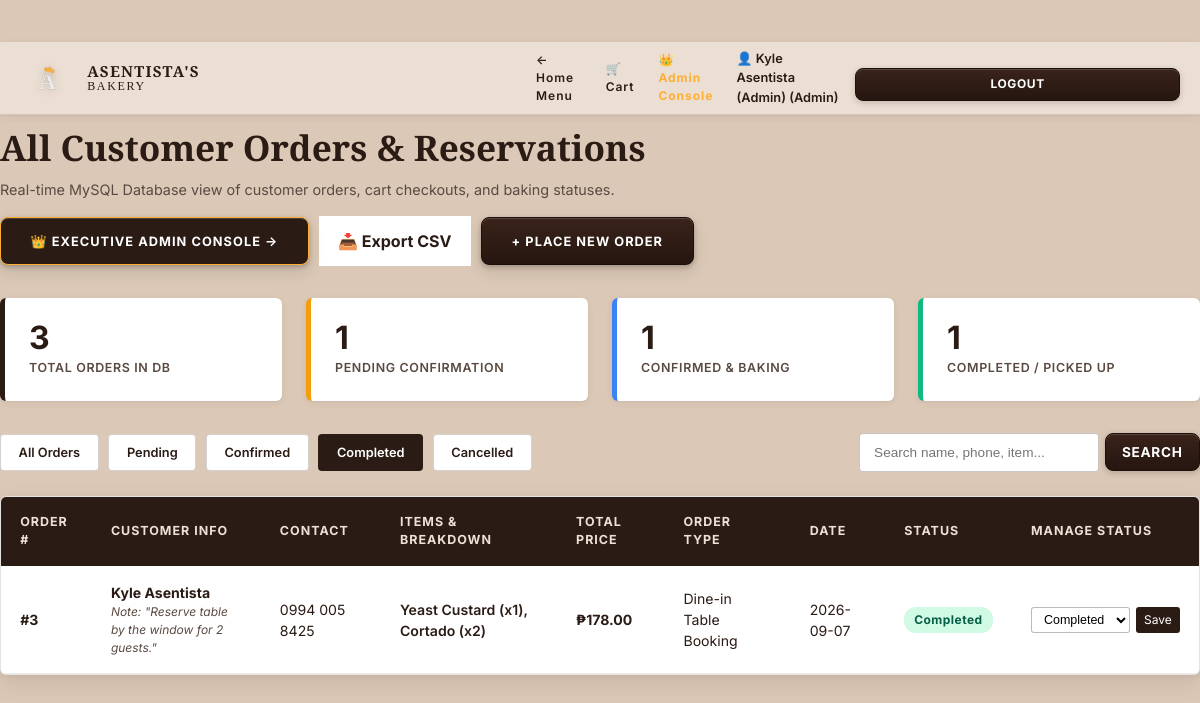
Page /User/dashboard.php?status=Completed (signed in) on the committed database.
### tables this page shows
CREATE TABLE `users` (
  `id` INT AUTO_INCREMENT PRIMARY KEY,
  `name` VARCHAR(100) NOT NULL,
  `email` VARCHAR(150) NOT NULL UNIQUE,
  `phone` VARCHAR(30) DEFAULT NULL,
  `password` VARCHAR(255) NOT NULL,
  `role` ENUM('admin', 'customer') DEFAULT 'customer',
  `created_at` TIMESTAMP DEFAULT CURRENT_TIMESTAMP,
  `updated_at` TIMESTAMP DEFAULT CURRENT_TIMESTAMP ON UPDATE CURRENT_TIMESTAMP
);

CREATE TABLE `orders` (
  `id` INT AUTO_INCREMENT PRIMARY KEY,
  `user_id` INT DEFAULT NULL,
  `customer_name` VARCHAR(100) NOT NULL,
  `customer_phone` VARCHAR(30) NOT NULL,
  `item_name` VARCHAR(255) NOT NULL,
  `item_price` DECIMAL(10,2) NOT NULL DEFAULT 0.00,
  `quantity` INT NOT NULL DEFAULT 1,
  `order_type` VARCHAR(50) NOT NULL DEFAULT 'In-Store Pickup',
  `reservation_date` DATE NOT NULL,
  `special_notes` TEXT DEFAULT NULL,
  `status` ENUM('Pending', 'Confirmed', 'Completed', 'Cancelled') NOT NULL DEFAULT 'Pending',
  `created_at` TIMESTAMP DEFAULT CURRENT_TIMESTAMP,
  `updated_at` TIMESTAMP DEFAULT CURRENT_TIMESTAMP ON UPDATE CURRENT_TIMESTAMP,
  CONSTRAINT `fk_orders_user` FOREIGN KEY (`user_id`) REFERENCES `users` (`id`) ON DELETE SET NULL ON UPDATE CASCADE
);

### database/function.php (called while the page is built, shortened)
<?php
require_once __DIR__ . '/validation.php';
function validateUserSession(?PDO $pdo = null) {
    $idleTimeoutSeconds = 1800;
    $userId = (int)$_SESSION['user_id'];
    if (!$pdo) {
        global $pdo;
    }
    if ($pdo) {
        try {
            $stmt = $pdo->prepare("SELECT id, name, email, phone, role, created_at FROM `users` WHERE id = :id LIMIT 1");
            $stmt->bindValue(':id', $userId, PDO::PARAM_INT);
            $stmt->execute();
            $user = $stmt->fetch();
            return $user;
        } catch (Exception $e) {
            error_log("Session DB Verification Error: " . $e->getMessage());
        }
    }
    return [
        'id'    => $_SESSION['user_id'],
        'name'  => $_SESSION['user_name'] ?? 'Guest',
        'email' => $_SESSION['user_email'] ?? '',
        'phone' => $_SESSION['user_phone'] ?? '',
        'role'  => $_SESSION['user_role'] ?? 'customer'
    ];
}
function isAdmin(?PDO $pdo = null) {
    $user = validateUserSession($pdo);
    return !empty($user) && isset($user['role']) && $user['role'] === 'admin';
}
function getCurrentUser(?PDO $pdo = null) {
    return validateUserSession($pdo);
}
function searchOrders(PDO $pdo, $keyword = '', $statusFilter = null, $userId = null) {
    $sql = "SELECT * FROM `orders` WHERE 1=1";
    $params = [];
    if (!empty($statusFilter)) {
        $sql .= " AND status = :status";
        $params[':status'] = $statusFilter;
    }
    $sql .= " ORDER BY created_at DESC";
    $stmt = $pdo->prepare($sql);
    foreach ($params as $k => $v) {
        if ($k === ':uid') {
            $stmt->bindValue($k, $v, PDO::PARAM_INT);
        } else {
            $stmt->bindValue($k, $v, PDO::PARAM_STR);
        }
    }
    $stmt->execute();
    return $stmt->fetchAll();
}
function getAllOrders(PDO $pdo, $statusFilter = null) {
    return searchOrders($pdo, '', $statusFilter, null);
}

### database/validation.php (called while the page is built, shortened)
<?php
function sanitize_input($data) {
    $data = trim($data);
    $data = stripslashes($data);
    $data = htmlspecialchars($data, ENT_QUOTES, 'UTF-8');
    return $data;
}

### User/dashboard.php (the view, shortened to what this page needs)
<?php
require_once __DIR__ . '/../database/function.php';
$user = getCurrentUser();
$filterStatus = isset($_GET['status']) && !empty($_GET['status']) ? sanitize_input($_GET['status']) : null;
$searchKeyword = isset($_GET['q']) ? sanitize_input($_GET['q']) : '';
if ($user['role'] === 'customer') {
    $orders = searchOrders($pdo, $searchKeyword, $filterStatus, $user['id']);
    $pageTitle = "My Bakery Orders";
} else {
    $orders = searchOrders($pdo, $searchKeyword, $filterStatus, null);
    $pageTitle = "All Customer Orders & Reservations";
}
if ($user['role'] === 'customer') {
    $statOrders = getUserOrders($pdo, $user['id']);
    $statTotalLabel = 'My Total Orders';
    $statPendingLabel = 'Pending Confirmation';
    $statConfirmedLabel = 'Confirmed & Baking';
    $statCompletedLabel = 'Completed / Picked Up';
} else {
    $statOrders = getAllOrders($pdo);
    $statTotalLabel = 'Total Orders in DB';
    $statPendingLabel = 'Pending Confirmation';
    $statConfirmedLabel = 'Confirmed & Baking';
    $statCompletedLabel = 'Completed / Picked Up';
}
$totalCount = count($statOrders);
$pendingCount = count(array_filter($statOrders, fn($o) => $o['status'] === 'Pending'));
$confirmedCount = count(array_filter($statOrders, fn($o) => $o['status'] === 'Confirmed'));
$completedCount = count(array_filter($statOrders, fn($o) => $o['status'] === 'Completed'));
?>
<!DOCTYPE html>
<html lang="en">
<head>
    <link rel="stylesheet" href="../style.css">
</head>
<body class="<?php echo isAdmin($pdo) ? 'admin-logged-in' : ''; ?>">
    <nav class="site-nav">
        <div class="container nav-container">
            <a href="../index.php" class="brand-logo-wrap">
                <div class="brand-svg-logo">
                    <img src="../assets/ASENTISTA FINAL.png" alt="Asentista's Bakery Logo" class="brand-logo-img">
                </div>
                <div class="brand-text-block">
                    <span class="brand-title">ASENTISTA'S</span>
                    <span class="brand-subtitle">BAKERY</span>
                </div>
            </a>
            <div style="display: flex; align-items: center; gap: 1rem;">
                <a href="../index.php" class="nav-link">← Home Menu</a>
                <a href="../Cart/cart.php" class="nav-link">🛒 Cart</a>
                <?php if (isAdmin($pdo)): ?>
                    <a href="../Admin/admin.php" class="nav-link" style="color: var(--color-yellow); font-weight: 700; display: inline-flex; align-items: center; gap: 4px;" title="Return to Executive Operations Center">👑 Admin Console</a>
                <?php endif; ?>
                <?php if ($user): ?>
                    <span style="font-size: 0.8rem; font-weight: 600;">👤 <?php echo htmlspecialchars($user['name']); ?> (<?php echo ucfirst($user['role']); ?>)</span>
                    <a href="../Login/logout.php" class="btn-submit-modal" style="padding: 0.4rem 0.8rem; font-size: 0.75rem; text-decoration: none;">Logout</a>
                <?php else: ?>
                    <a href="../Login/auth.php" class="btn-submit-modal" style="padding: 0.4rem 0.8rem; font-size: 0.75rem; text-decoration: none;">Login / Register</a>
                <?php endif; ?>
            </div>
        </div>
    </nav>
    <div class="container dashboard-container">
        <div class="dashboard-header">
            <div>
                <h1 style="font-family: var(--font-serif); font-size: 2.2rem; color: var(--color-brown-deep); margin-bottom: 0.3rem;">
                    <?php echo $pageTitle; ?>
                </h1>
                <p style="color: var(--color-text-muted); font-size: 0.9rem;">
                    Real-time MySQL Database view of customer orders, cart checkouts, and baking statuses.
                </p>
            </div>
            <div style="display: flex; gap: 10px; align-items: center; flex-wrap: wrap;">
                <?php if (isAdmin($pdo)): ?>
                    <a href="../Admin/admin.php" class="btn-book-now" style="background: var(--color-brown-deep); border: 1px solid var(--color-yellow); color: var(--color-yellow); text-decoration: none;" title="Open Executive Operations Center">
                        👑 Executive Admin Console →
                    </a>
                <?php endif; ?>
                <a href="dashboard.php?export=csv<?php echo $filterStatus ? '&status=' . urlencode($filterStatus) : ''; ?><?php echo $searchKeyword ? '&q=' . urlencode($searchKeyword) : ''; ?>" class="btn-clear-cart" style="padding: 0.8rem 1.2rem; font-weight: 700; background: var(--color-white); border-color: var(--color-brown-deep); text-decoration: none;">
                    📥 Export CSV
                </a>
                <a href="../index.php#bread-menu" class="btn-book-now" style="text-decoration: none;">
                    + Place New Order
                </a>
            </div>
        </div>
        <div class="stats-grid">
            <div class="stat-card">
                <div class="stat-value"><?php echo $totalCount; ?></div>
                <div class="stat-label"><?php echo htmlspecialchars($statTotalLabel); ?></div>
            </div>
            <div class="stat-card pending">
                <div class="stat-value"><?php echo $pendingCount; ?></div>
                <div class="stat-label"><?php echo htmlspecialchars($statPendingLabel); ?></div>
            </div>
            <div class="stat-card confirmed">
                <div class="stat-value"><?php echo $confirmedCount; ?></div>
                <div class="stat-label"><?php echo htmlspecialchars($statConfirmedLabel); ?></div>
            </div>
            <div class="stat-card completed">
                <div class="stat-value"><?php echo $completedCount; ?></div>
                <div class="stat-label"><?php echo htmlspecialchars($statCompletedLabel); ?></div>
            </div>
        </div>
        <div class="controls-row">
            <div class="filter-bar">
                <a href="dashboard.php<?php echo $searchKeyword ? '?q=' . urlencode($searchKeyword) : ''; ?>" class="filter-btn <?php echo !$filterStatus ? 'active' : ''; ?>">All Orders</a>
                <a href="dashboard.php?status=Pending<?php echo $searchKeyword ? '&q=' . urlencode($searchKeyword) : ''; ?>" class="filter-btn <?php echo $filterStatus === 'Pending' ? 'active' : ''; ?>">Pending</a>
                <a href="dashboard.php?status=Confirmed<?php echo $searchKeyword ? '&q=' . urlencode($searchKeyword) : ''; ?>" class="filter-btn <?php echo $filterStatus === 'Confirmed' ? 'active' : ''; ?>">Confirmed</a>
                <a href="dashboard.php?status=Completed<?php echo $searchKeyword ? '&q=' . urlencode($searchKeyword) : ''; ?>" class="filter-btn <?php echo $filterStatus === 'Completed' ? 'active' : ''; ?>">Completed</a>
                <a href="dashboard.php?status=Cancelled<?php echo $searchKeyword ? '&q=' . urlencode($searchKeyword) : ''; ?>" class="filter-btn <?php echo $filterStatus === 'Cancelled' ? 'active' : ''; ?>">Cancelled</a>
            </div>
            <form method="GET" action="dashboard.php" class="search-orders-form">
                <input type="text" name="q" class="search-orders-input" placeholder="Search name, phone, item..." value="<?php echo htmlspecialchars($searchKeyword); ?>">
                <button type="submit" class="btn-submit-modal" style="margin-top: 0; padding: 0.5rem 1rem; width: auto;">Search</button>
            </form>
        </div>
        <div class="orders-table-card">
            <?php if (empty($orders)): ?>
                <div style="padding: 3.5rem 2rem; text-align: center; color: var(--color-text-muted);">
                    <h3>No orders found matching your search.</h3>
                    <p style="margin-top: 0.5rem;">
                        <a href="dashboard.php" style="color: var(--color-brown-deep); text-decoration: underline;">Clear filters</a> or
                        <a href="../index.php" style="color: var(--color-brown-deep); text-decoration: underline;">Browse bakery menu</a>.
                    </p>
                </div>
            <?php else: ?>
                <table class="orders-table">
                    <thead>
                        <tr>
                            <th>Order #</th>
                            <th>Customer Info</th>
                            <th>Contact</th>
                            <th>Items & Breakdown</th>
                            <th>Total Price</th>
                            <th>Order Type</th>
                            <th>Date</th>
                            <th>Status</th>
                            <th>Manage Status</th>
                        </tr>
                    </thead>
                    <tbody>
                        <?php foreach ($orders as $row): ?>
                            <tr>
                                <td><strong>#<?php echo htmlspecialchars($row['id']); ?></strong></td>
                                <td>
                                    <strong><?php echo htmlspecialchars($row['customer_name']); ?></strong>
                                    <?php if (!empty($row['special_notes'])): ?>
                                        <div style="font-size: 0.75rem; color: var(--color-text-muted); font-style: italic; max-width: 220px;">
                                            Note: "<?php echo htmlspecialchars($row['special_notes']); ?>"
                                        </div>
                                    <?php endif; ?>
                                </td>
                                <td><?php echo htmlspecialchars($row['customer_phone']); ?></td>
                                <td>
                                    <span style="font-weight: 600;"><?php echo htmlspecialchars($row['item_name']); ?></span>
                                </td>
                                <td style="font-weight: 700; color: var(--color-brown-deep);">
                                    ₱<?php echo number_format($row['item_price'], 2); ?>
                                </td>
                                <td><?php echo htmlspecialchars($row['order_type']); ?></td>
                                <td><?php echo htmlspecialchars($row['reservation_date']); ?></td>
                                <td>
                                    <span class="status-badge status-<?php echo htmlspecialchars($row['status']); ?>">
                                        <?php echo htmlspecialchars($row['status']); ?>
                                    </span>
                                </td>
                                <td>
                                    <?php if (isAdmin()): ?>
                                        <form method="POST" action="dashboard.php" class="action-select-form">
                                            <select name="new_status" class="status-select">
                                                <option value="Completed" <?php echo $row['status'] === 'Completed' ? 'selected' : ''; ?>>Completed</option>
                                            </select>
                                            <button type="submit" class="btn-status-update">Save</button>
                                        </form>
                                    <?php else: ?>
                                        <span style="font-size: 0.8rem; color: var(--color-text-muted); font-style: italic;">
                                            Customer Order
                                        </span>
                                    <?php endif; ?>
                                </td>
                            </tr>
                        <?php endforeach; ?>
                    </tbody>
                </table>
            <?php endif; ?>
        </div>
    </div>
</body>
</html>

### rows in the picture
users: name "Kyle Asentista (Admin)", role "Admin", role "All Customer Orders & Reservations", role "TOTAL ORDERS IN DB", role "PENDING CONFIRMATION", role "CONFIRMED & BAKING", role "COMPLETED / PICKED UP"
orders: id "3", customer_name "Kyle Asentista", special_notes "Reserve table by the window for 2 guests.", customer_phone "0994 005 8425", item_name "Yeast Custard (x1), Cortado (x2)", item_price "178.00", order_type "Dine-in Table Booking", reservation_date "2026-09-07", status "Completed", new_status "Completed"

### other values in the picture
$totalCount "3"
$pendingCount "1"
$confirmedCount "1"
$completedCount "1"
